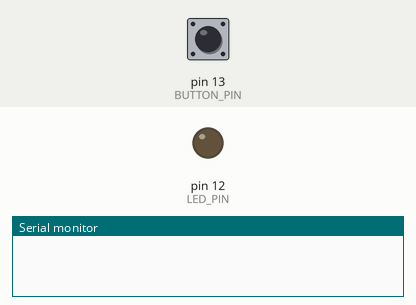
A sketch run on a simulated Arduino Uno, built with avr-gcc and run on an emulated ATmega328P. Parts: output pins drawn as LEDs (lit = HIGH), the last lines printed to the serial monitor. The inputs (shaded band) are chosen by the test bench; at power-on: pin 13 (BUTTON_PIN) HIGH.

Above: at 1.2 s.
1.3 s: pin 13 (BUTTON_PIN) pulled LOW for 0.15 s
At 2.5 s:
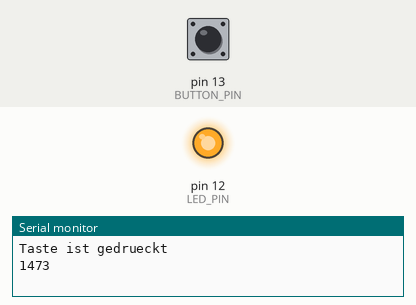
2.9 s: pin 13 (BUTTON_PIN) pulled LOW for 1 s
At 3.8 s:
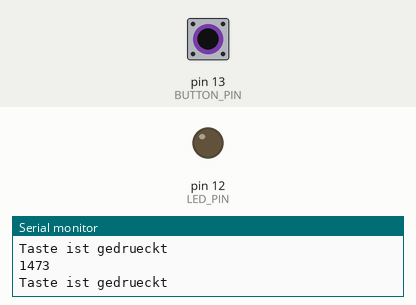
5.4 s: pin 13 (BUTTON_PIN) pulled LOW for 3.2 s
At 5.8 s:
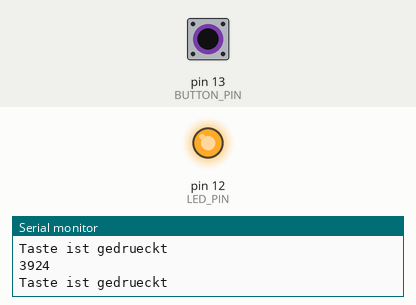
Timing chart, 0 to 8.4 s (numbered marks = the images above; inputs shaded):
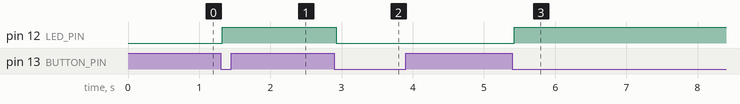

The sketch:

how_long_was_the_button_pressed.ino
```cpp
  /*****************************
   * Marc Schaufelberger *
   * HTW CHUR *
   * 12. MAR 2019 *
   * How long was the button pressed *
  ******************************/

#include <Bounce2.h>

#define BUTTON_PIN 13
#define LED_PIN 12

int ledState = LOW;

Bounce debouncer = Bounce(); // Instantiate a Bounce object

void setup() {

  Serial.begin(9600);

  debouncer.attach(BUTTON_PIN,INPUT_PULLUP); // Attach the debouncer to a pin with INPUT_PULLUP mode
  debouncer.interval(25); // Use a debounce interval of 25 milliseconds


  pinMode(LED_PIN,OUTPUT); // Setup the LED
  digitalWrite(LED_PIN,ledState);

}

void loop() {


   debouncer.update(); // Update the Bounce instance

   int time_start, time_end, time_tot;

   if ( debouncer.fell() ) {  // Call code if button transitions from HIGH to LOW
     ledState = !ledState; // Toggle LED state
     digitalWrite(LED_PIN,ledState); // Apply new LED state
     time_start = millis();
     Serial.println("Taste ist gedrueckt");
   }

   if ( debouncer.rose() ) {  // Call code if button transitions from LOW to HIGH
     time_end = millis();
     time_tot=time_end-time_start;
     Serial.print(time_tot); Serial.println("\n");
   }

}
```

Measured:
- after the input at 1.3 s, pin 12 (LED_PIN): LOW → HIGH at once
- after the input at 2.9 s, pin 12 (LED_PIN): HIGH → LOW at once
- after the input at 5.4 s, pin 12 (LED_PIN): LOW → HIGH at once
